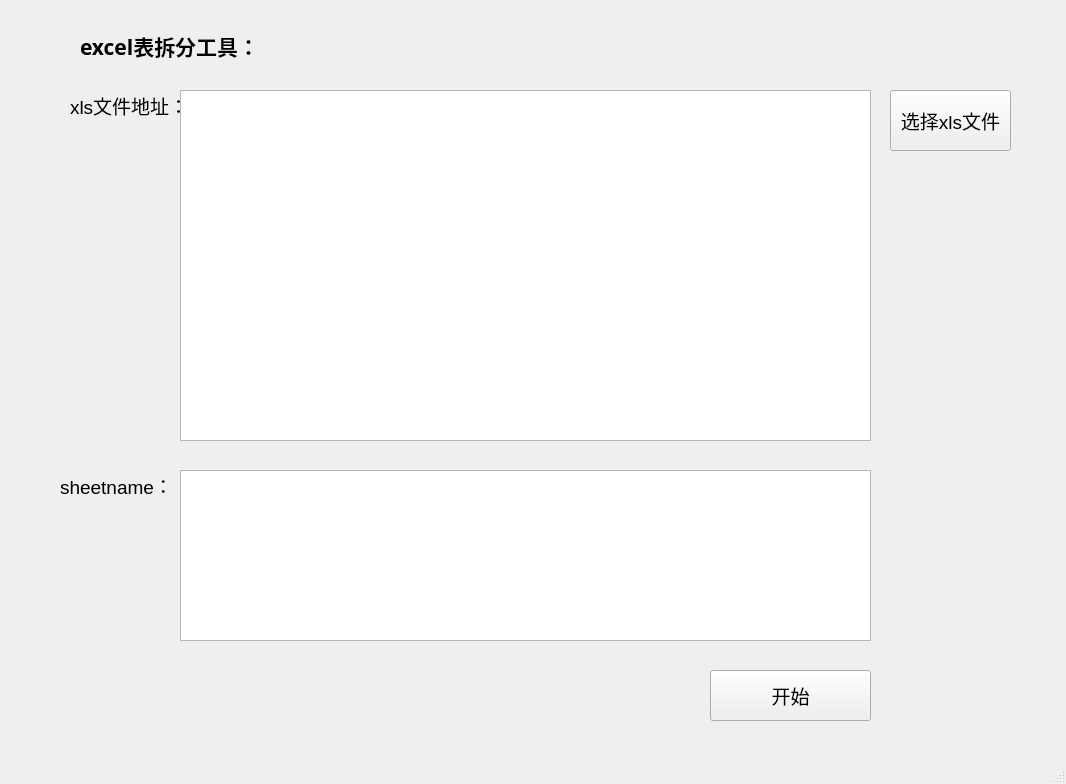
<?xml version="1.0" encoding="UTF-8"?>
<ui version="4.0">
 <class>MainWindow</class>
 <widget class="QMainWindow" name="MainWindow">
  <property name="geometry">
   <rect>
    <x>0</x>
    <y>0</y>
    <width>1066</width>
    <height>784</height>
   </rect>
  </property>
  <property name="windowTitle">
   <string>MainWindow</string>
  </property>
  <widget class="QWidget" name="centralwidget">
   <widget class="QPushButton" name="startButton">
    <property name="geometry">
     <rect>
      <x>710</x>
      <y>670</y>
      <width>161</width>
      <height>51</height>
     </rect>
    </property>
    <property name="font">
     <font>
      <family>Arial</family>
      <pointsize>14</pointsize>
     </font>
    </property>
    <property name="text">
     <string>开始</string>
    </property>
   </widget>
   <widget class="QLabel" name="label">
    <property name="geometry">
     <rect>
      <x>70</x>
      <y>80</y>
      <width>121</width>
      <height>51</height>
     </rect>
    </property>
    <property name="font">
     <font>
      <family>Arial</family>
      <pointsize>14</pointsize>
     </font>
    </property>
    <property name="text">
     <string>xls文件地址：</string>
    </property>
   </widget>
   <widget class="QLabel" name="label_2">
    <property name="geometry">
     <rect>
      <x>60</x>
      <y>470</y>
      <width>111</width>
      <height>31</height>
     </rect>
    </property>
    <property name="font">
     <font>
      <family>Arial</family>
      <pointsize>14</pointsize>
     </font>
    </property>
    <property name="text">
     <string>sheetname：</string>
    </property>
   </widget>
   <widget class="QTextEdit" name="xls_dir">
    <property name="geometry">
     <rect>
      <x>180</x>
      <y>90</y>
      <width>691</width>
      <height>351</height>
     </rect>
    </property>
   </widget>
   <widget class="QTextEdit" name="textEdit_2">
    <property name="geometry">
     <rect>
      <x>180</x>
      <y>470</y>
      <width>691</width>
      <height>171</height>
     </rect>
    </property>
    <property name="font">
     <font>
      <family>Arial</family>
      <pointsize>14</pointsize>
     </font>
    </property>
   </widget>
   <widget class="QLabel" name="label_3">
    <property name="geometry">
     <rect>
      <x>80</x>
      <y>20</y>
      <width>261</width>
      <height>51</height>
     </rect>
    </property>
    <property name="font">
     <font>
      <family>微软雅黑</family>
      <pointsize>16</pointsize>
      <weight>75</weight>
      <bold>true</bold>
     </font>
    </property>
    <property name="text">
     <string>excel表拆分工具：</string>
    </property>
   </widget>
   <widget class="QPushButton" name="selectButton">
    <property name="geometry">
     <rect>
      <x>890</x>
      <y>90</y>
      <width>121</width>
      <height>61</height>
     </rect>
    </property>
    <property name="font">
     <font>
      <family>Arial</family>
      <pointsize>14</pointsize>
     </font>
    </property>
    <property name="text">
     <string>选择xls文件</string>
    </property>
   </widget>
  </widget>
  <widget class="QMenuBar" name="menubar">
   <property name="geometry">
    <rect>
     <x>0</x>
     <y>0</y>
     <width>1066</width>
     <height>23</height>
    </rect>
   </property>
  </widget>
  <widget class="QStatusBar" name="statusbar"/>
 </widget>
 <resources/>
 <connections/>
</ui>
